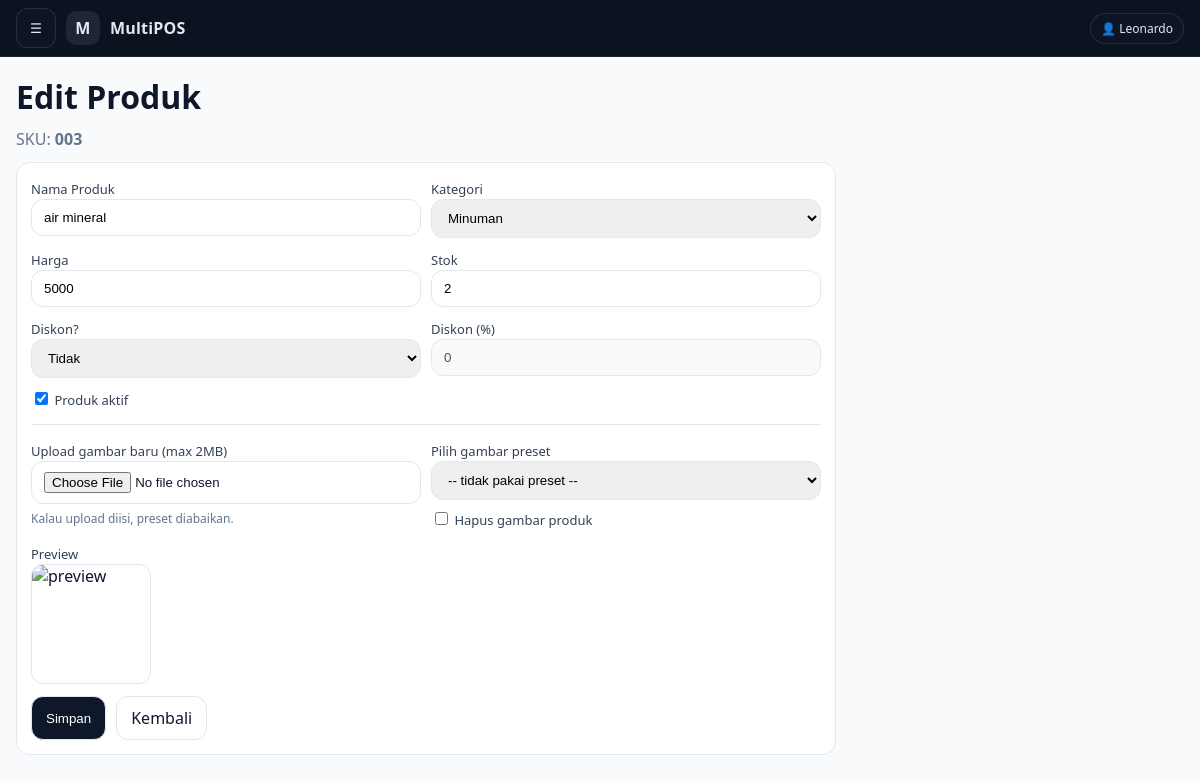
Page /advance/admin_product_edit.php?id=3 (signed in) on the committed database.
### tables this page shows
CREATE TABLE `products` (
  `id` bigint(20) UNSIGNED NOT NULL,
  `store_id` bigint(20) UNSIGNED NOT NULL,
  `category_id` bigint(20) UNSIGNED DEFAULT NULL,
  `sku` varchar(60) DEFAULT NULL,
  `image_path` varchar(255) DEFAULT NULL,
  `name` varchar(150) NOT NULL,
  `price` int(10) UNSIGNED NOT NULL DEFAULT 0,
  `stock` int(11) NOT NULL DEFAULT 0,
  `is_active` tinyint(1) NOT NULL DEFAULT 1,
  `discount_is_active` tinyint(1) NOT NULL DEFAULT 0,
  `discount_percent` int(10) UNSIGNED NOT NULL DEFAULT 0,
  `created_at` timestamp NOT NULL DEFAULT current_timestamp(),
  `updated_at` timestamp NULL DEFAULT NULL ON UPDATE current_timestamp()
);

CREATE TABLE `categories` (
  `id` bigint(20) UNSIGNED NOT NULL,
  `store_id` bigint(20) UNSIGNED NOT NULL,
  `name` varchar(100) NOT NULL,
  `is_active` tinyint(1) NOT NULL DEFAULT 1,
  `created_at` timestamp NOT NULL DEFAULT current_timestamp()
);

### advance/admin_product_edit.php (the view, shortened to what this page needs)
<?php
require __DIR__ . '/../config/db.php';
$adminId=(int)auth_user()['id'];
$st=$pdo->prepare("SELECT id,name FROM stores WHERE owner_admin_id=? AND is_active=1 LIMIT 1");
$st->execute([$adminId]); $store=$st->fetch();
$storeId=(int)$store['id']; $storeName=$store['name'];
$id=(int)($_GET['id'] ?? 0);
function get_product(PDO $pdo,int $storeId,int $id): ?array{
  $q=$pdo->prepare("SELECT * FROM products WHERE id=? AND store_id=? LIMIT 1");
  $q->execute([$id,$storeId]); $r=$q->fetch();
  return $r?:null;
}
function product_img_src(?string $path): string {
  $path = trim((string)$path);
  return '../' . ltrim($path, '/');
}
$cats=$pdo->prepare("SELECT id,name FROM categories WHERE store_id=? AND is_active=1 ORDER BY name");
$cats->execute([$storeId]); $catRows=$cats->fetchAll(PDO::FETCH_ASSOC);
$product=get_product($pdo,$storeId,$id);
$currentImageSrc = !empty($product['image_path']) ? product_img_src((string)$product['image_path']) : '';
require __DIR__ . '/../publik/partials/admin_layout_top.php';
?>
<h1 style="margin:0 0 10px;">Edit Produk</h1>
<p style="margin:0 0 12px;color:#64748b;">
  SKU: <b><?= htmlspecialchars((string)($product['sku'] ?? '-')) ?></b>
</p>
<form method="post" enctype="multipart/form-data" class="card">
  <div class="grid2">
    <div>
      <label>Nama Produk</label><br>
      <input name="name" required value="<?= htmlspecialchars((string)$product['name']) ?>">
    </div>
    <div>
      <label>Kategori</label><br>
      <select name="category_id">
        <?php foreach($catRows as $c): ?>
          <option value="<?= (int)$c['id'] ?>" <?= ((int)($product['category_id'] ?? 0)===(int)$c['id'])?'selected':'' ?>>
            <?= htmlspecialchars((string)$c['name']) ?>
          </option>
        <?php endforeach; ?>
      </select>
    </div>
    <div>
      <label>Harga</label><br>
      <input type="number" name="price" min="0" value="<?= (int)$product['price'] ?>">
    </div>
    <div>
      <label>Stok</label><br>
      <input type="number" name="stock" value="<?= (int)$product['stock'] ?>">
    </div>
    <div>
      <label>Diskon?</label><br>
      <select name="discount_is_active" id="discount_is_active">
        <option value="0" <?= ((int)($product['discount_is_active'] ?? 0)===0)?'selected':'' ?>>Tidak</option>
      </select>
    </div>
    <div>
      <label>Diskon (%)</label><br>
      <input type="number" name="discount_percent" id="discount_percent" min="0" max="100" value="<?= (int)($product['discount_percent'] ?? 0) ?>">
    </div>
  </div>
  <div style="margin-top:10px;">
    <label>
      <input type="checkbox" name="is_active" value="1" <?= ((int)$product['is_active']===1)?'checked':'' ?> style="width:auto;">
      Produk aktif
    </label>
  </div>
  <hr style="margin:14px 0;border:none;height:1px;background:#e2e8f0;">
  <div style="display:grid;grid-template-columns:1fr 1fr;gap:10px;align-items:start;">
    <div>
      <label>Upload gambar baru (max 2MB)</label><br>
      <input type="file" name="image_upload" id="image_upload" accept="image/png,image/jpeg,image/webp">
      <div class="hint">Kalau upload diisi, preset diabaikan.</div>
    </div>
    <div>
      <label>Pilih gambar preset</label><br>
      <select name="preset_image" id="preset_image">
        <option value="">-- tidak pakai preset --</option>
      </select>
      <div style="margin-top:8px;">
        <label>
          <input type="checkbox" name="remove_image" value="1" id="remove_image" style="width:auto;">
          Hapus gambar produk
        </label>
      </div>
    </div>
  </div>
  <div style="margin-top:12px;">
    <label>Preview</label><br>
    <img id="img_preview"
      src="<?= htmlspecialchars($currentImageSrc) ?>"
      style="<?= $currentImageSrc !== '' ? '' : 'display:none;' ?>width:120px;height:120px;object-fit:cover;border:1px solid #e2e8f0;border-radius:12px;background:#fff;"
      alt="preview"
      data-current-src="<?= htmlspecialchars($currentImageSrc) ?>"
      onerror="this.onerror=null;this.src='../publik/assets/no-image.png';this.style.display='inline-block';">
  </div>
  <div style="margin-top:12px;display:flex;gap:10px;flex-wrap:wrap;">
    <button type="submit" class="btn">Simpan</button>
    <a href="admin_products.php" class="btn btn-outline">Kembali</a>
  </div>
</form>
<?php require __DIR__ . '/../publik/partials/admin_layout_bottom.php'; ?>

### publik/partials/admin_layout_top.php (style rules this page uses)
:root { --bg:#0b1220; --panel:#0f172a; --panel2:#111c34; --text:#e2e8f0; --muted:#94a3b8; --card:#ffffff; --border:#e2e8f0; --content-bg:#f8fafc; --accent:#2563eb; --danger:#ef4444; }
* { box-sizing:border-box }
html,body { height:100% }
body { margin:0; font-family: ui-sans-serif, system-ui, -apple-system, Segoe UI, Roboto, Helvetica, Arial, "Apple Color Emoji","Segoe UI Emoji"; background: var(--content-bg); color:#0f172a; }
a { color:inherit }

### advance/admin_product_edit.php (style rules this page uses)
.card { background:#fff;border:1px solid #e2e8f0;border-radius:14px;padding:14px;max-width:820px }
.grid2 { display:grid;grid-template-columns:1fr 1fr;gap:10px }
input,select { padding:10px 12px;border-radius:12px;border:1px solid #e2e8f0;width:100% }
label { font-size:13px;color:#334155 }
.btn { padding:10px 14px;border-radius:12px;border:1px solid #e2e8f0;background:#0f172a;color:#fff; cursor:pointer;text-decoration:none;display:inline-flex;align-items:center;justify-content:center;gap:8px }
.btn-outline { background:#fff;color:#0f172a }
.hint { color:#64748b;font-size:12px;margin-top:6px }

### rows in the picture
products: sku "003", name "air mineral", category_id "Minuman", price "5000", stock "2", discount_is_active "Tidak", discount_percent "0", is_active "☑"

### other values in the picture
mb_substr((string)$appName, 0, 1) "M"
$appName "MultiPOS"
$userName "Leonardo"
